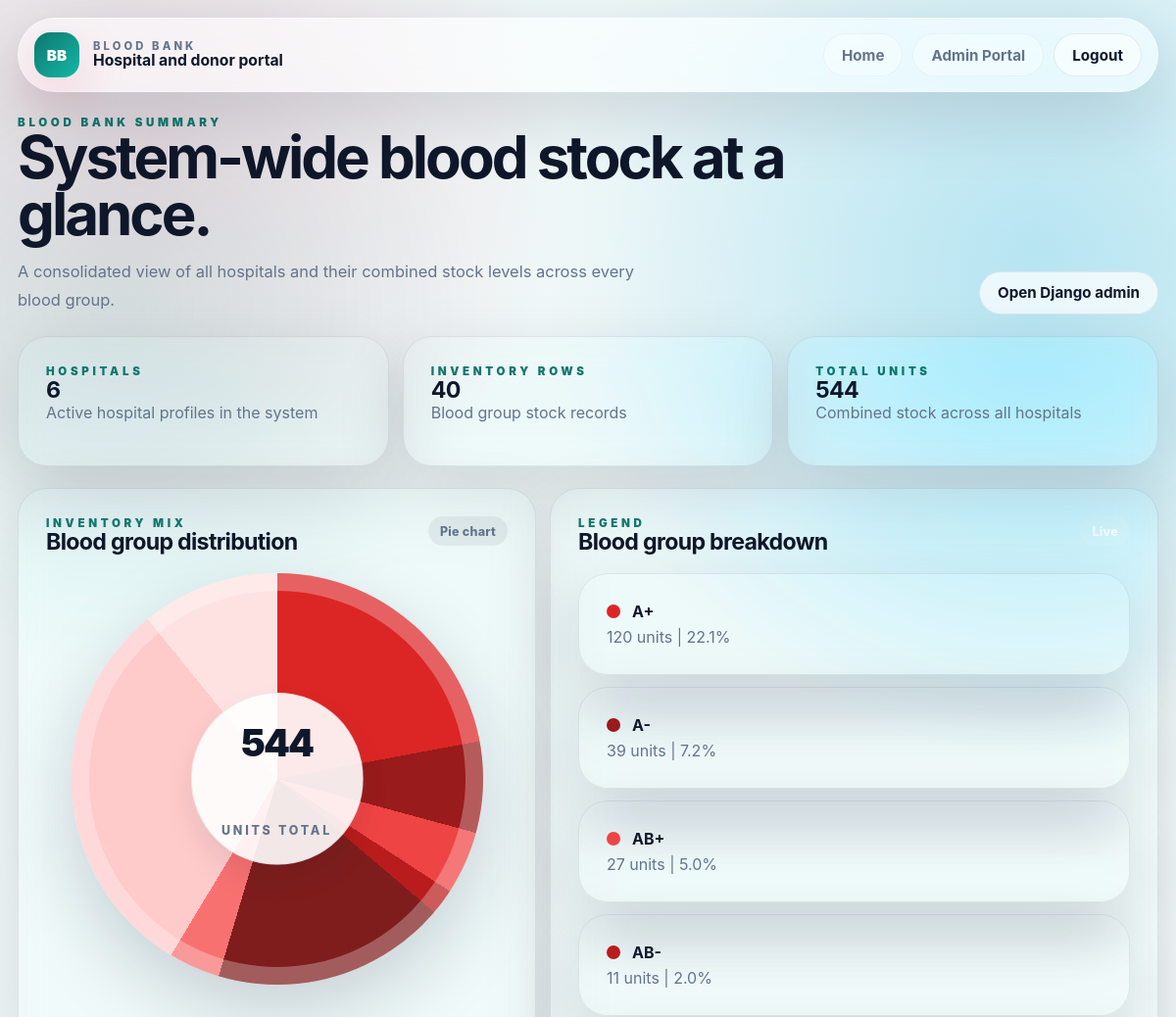
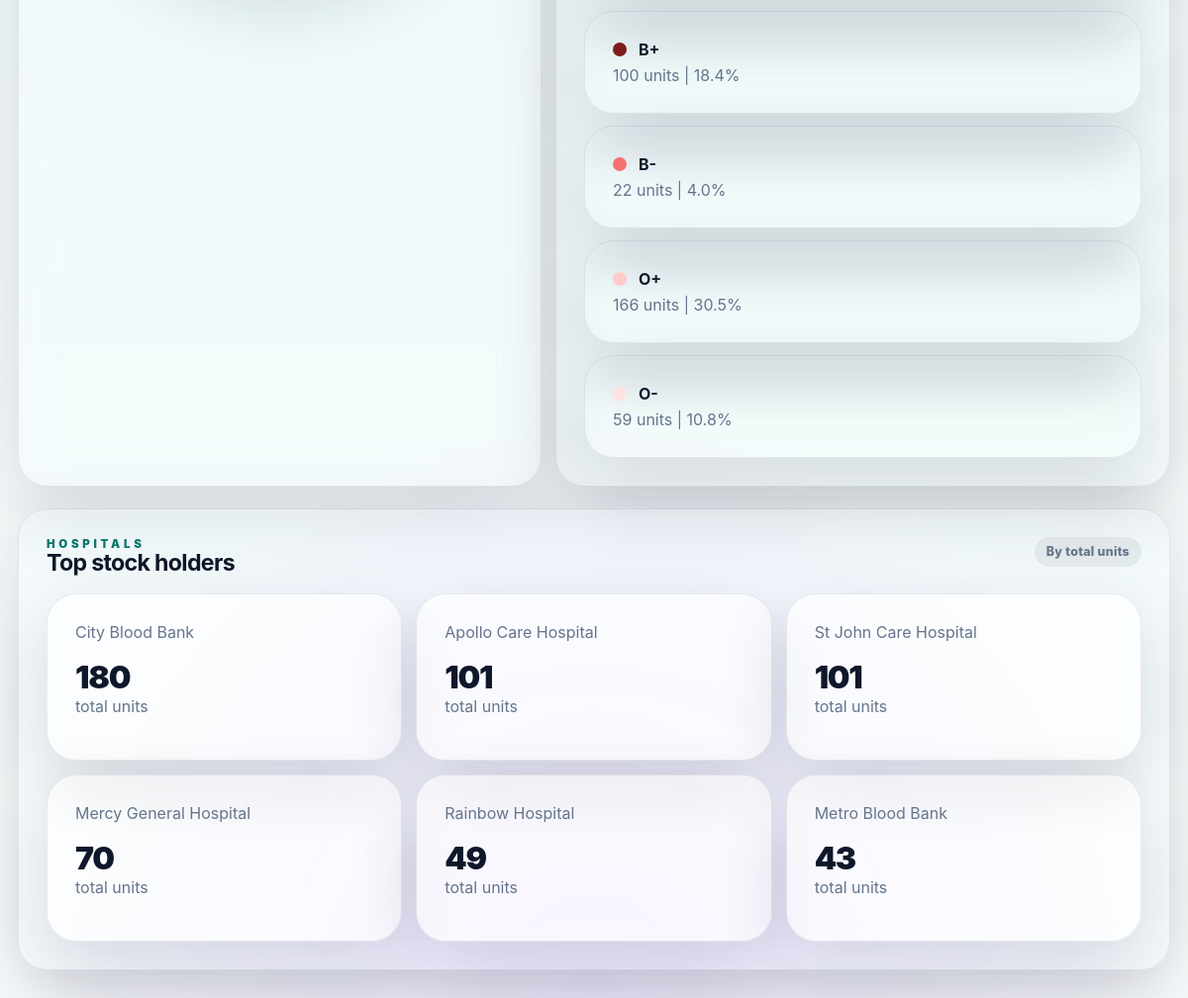
Screenshot of /blood-bank/ (signed in) with the database file from the repository (2 pictures, top to bottom).
### core/models.py (models this page shows, shortened)
class HospitalProfile(models.Model):
    user = models.OneToOneField(User, on_delete=models.CASCADE, related_name="hospital_profile")
    hospital_name = models.CharField(max_length=255)
    registration_number = models.CharField(max_length=100, blank=True)
    address = models.TextField(blank=True)
    city = models.CharField(max_length=100, blank=True)
    state = models.CharField(max_length=100, blank=True)
    pincode = models.CharField(max_length=20, blank=True)
    created_at = models.DateTimeField(auto_now_add=True)
    updated_at = models.DateTimeField(auto_now=True)

### core/views.py (the view)
# urls.py: path("blood-bank/", BloodBankDashboardView.as_view(), name="blood-bank-dashboard"),
class BloodBankDashboardView(LoginRequiredMixin, UserPassesTestMixin, TemplateView):
    template_name = "core/blood_bank/dashboard.html"
    def test_func(self):
        user = self.request.user
        return user.is_superuser or user.role == "admin"
    def get_context_data(self, **kwargs):
        context = super().get_context_data(**kwargs)
        inventory_rows = (
            BloodInventory.objects.select_related("hospital")
            .values("blood_group")
            .annotate(total_units=Sum("units_available"))
            .order_by("blood_group")
        )
        inventory_rows = list(inventory_rows)
        total_units = sum(row["total_units"] for row in inventory_rows)
        palette = ["#dc2626", "#991b1b", "#ef4444", "#b91c1c", "#7f1d1d", "#f87171", "#fecaca", "#fee2e2"]
        slices = []
        legend = []
        cumulative = 0.0
        for index, row in enumerate(inventory_rows):
            units = row["total_units"] or 0
            percent = (units / total_units * 100) if total_units else 0
            start = cumulative
            end = cumulative + percent
            cumulative = end
            color = palette[index % len(palette)]
            slices.append(f"{color} {start:.2f}% {end:.2f}%")
            legend.append(
                {
                    "blood_group": row["blood_group"],
                    "total_units": units,
                    "percent": round(percent, 1),
                    "color": color,
                }
            )
        hospitals = (
            HospitalProfile.objects.select_related("user")
            .annotate(total_units=Sum("inventory_items__units_available"))
            .order_by("-total_units", "hospital_name")
        )
        context["inventory_rows"] = inventory_rows
        context["total_units"] = total_units
        context["chart_slices"] = ", ".join(slices) if slices else "#d4d4d8 0% 100%"
        context["legend_items"] = legend
        context["hospital_cards"] = hospitals
        context["hospital_count"] = HospitalProfile.objects.count()
        context["inventory_count"] = BloodInventory.objects.count()
        context["request_count"] = EmergencyRequest.objects.count()
        return context

### core/templates/core/blood_bank/dashboard.html (shortened to what this page needs)
{% extends "core/base.html" %}
{% block body_class %}theme-clinical{% endblock %}
{% block content %}
  <section class="dashboard-layout">
    <div class="dashboard-top">
      <p class="eyebrow">Blood bank summary</p>
      <h1>System-wide blood stock at a glance.</h1>
      <p class="lead">
        A consolidated view of all hospitals and their combined stock levels across every blood group.
      </p>
    </div>
    <a class="btn btn-ghost surface-link" href="{% url 'admin:index' %}">
      Open Django admin
    </a>
  </section>
  <section class="card-grid card-grid-3 mt-22">
    <article class="panel">
      <p class="eyebrow">Hospitals</p>
      <h2 class="section-title">{{ hospital_count }}</h2>
      <p class="support-text">Active hospital profiles in the system</p>
    </article>
    <article class="panel">
      <p class="eyebrow">Inventory rows</p>
      <h2 class="section-title">{{ inventory_count }}</h2>
      <p class="support-text">Blood group stock records</p>
    </article>
    <article class="panel">
      <p class="eyebrow">Total units</p>
      <h2 class="section-title">{{ total_units }}</h2>
      <p class="support-text">Combined stock across all hospitals</p>
    </article>
  </section>
  <section class="split-layout mt-22">
    <article class="panel">
      <div class="panel-head">
        <div>
          <p class="eyebrow">Inventory mix</p>
          <h2 class="section-title">Blood group distribution</h2>
        </div>
        <span class="badge">Pie chart</span>
      </div>
      <div class="chart-shell">
        <div class="chart-center">
          <span class="chart-value">{{ total_units }}</span>
          <span class="chart-label">units total</span>
        </div>
      </div>
    </article>
    <article class="panel panel-dark">
      <div class="panel-head">
        <div>
          <p class="eyebrow">Legend</p>
        <h2 class="section-title">Blood group breakdown</h2>
        </div>
        <span class="badge badge-dark">Live</span>
      </div>
      <div class="stack-list">
        {% for item in legend_items %}
          <div class="pill">
            <div style="display: flex; align-items: center; gap: 12px;">
              <span style="display: inline-block; width: 14px; height: 14px; border-radius: 999px; background: {{ item.color }};"></span>
              <strong>{{ item.blood_group }}</strong>
            </div>
            <span>{{ item.total_units }} units | {{ item.percent }}%</span>
          </div>
        {% empty %}
          <p class="support-text">No inventory data available.</p>
        {% endfor %}
      </div>
    </article>
  </section>
  <section class="panel mt-22">
    <div class="panel-head">
      <div>
        <p class="eyebrow">Hospitals</p>
        <h2 class="section-title">Top stock holders</h2>
      </div>
      <span class="badge">By total units</span>
    </div>
    <div class="card-grid card-grid-3">
      {% for hospital in hospital_cards %}
        <article class="metric-card">
          <p class="metric-label">{{ hospital.hospital_name }}</p>
          <p class="metric-value">{{ hospital.total_units|default:0 }}</p>
          <p class="metric-label">total units</p>
        </article>
      {% empty %}
        <p class="support-text">No hospitals found.</p>
      {% endfor %}
    </div>
  </section>
{% endblock %}

### rows the page displays
HospitalProfile: hospital_name "City Blood Bank", total_units "180"
HospitalProfile: hospital_name "Apollo Care Hospital", total_units "101"
HospitalProfile: hospital_name "St John Care Hospital", total_units "101"
HospitalProfile: hospital_name "Mercy General Hospital", total_units "70"
HospitalProfile: hospital_name "Rainbow Hospital", total_units "49"
HospitalProfile: hospital_name "Metro Blood Bank", total_units "43"

### other values shown
{{ hospital_count }} "6"
{{ inventory_count }} "40"
{{ total_units }} "544"
{{ item.blood_group }} "A+" "A-" "AB+" "AB-" "B+" "B-" "O+" "O-"
{{ item.total_units }} "120" "39" "27" "11" "100" "22" "166" "59"
{{ item.percent }} "22.1" "7.2" "5.0" "2.0" "18.4" "4.0" "30.5" "10.8"
